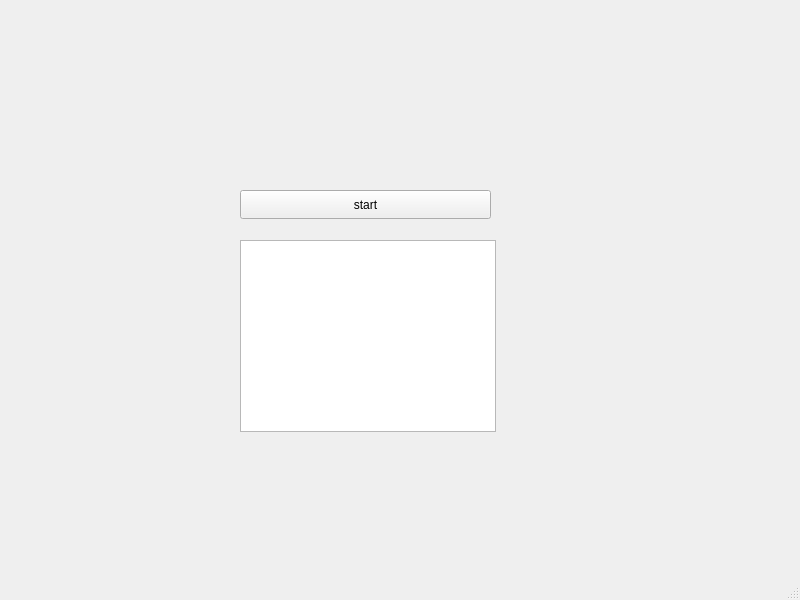
<?xml version="1.0" encoding="UTF-8"?>
<ui version="4.0">
 <class>MainWindow</class>
 <widget class="QMainWindow" name="MainWindow">
  <property name="geometry">
   <rect>
    <x>0</x>
    <y>0</y>
    <width>800</width>
    <height>600</height>
   </rect>
  </property>
  <property name="windowTitle">
   <string>MainWindow</string>
  </property>
  <widget class="QWidget" name="centralwidget">
   <widget class="QTableWidget" name="tableWidget">
    <property name="geometry">
     <rect>
      <x>240</x>
      <y>240</y>
      <width>256</width>
      <height>192</height>
     </rect>
    </property>
   </widget>
   <widget class="QPushButton" name="pushButton">
    <property name="geometry">
     <rect>
      <x>240</x>
      <y>190</y>
      <width>251</width>
      <height>29</height>
     </rect>
    </property>
    <property name="text">
     <string>start</string>
    </property>
   </widget>
  </widget>
  <widget class="QMenuBar" name="menubar">
   <property name="geometry">
    <rect>
     <x>0</x>
     <y>0</y>
     <width>800</width>
     <height>26</height>
    </rect>
   </property>
  </widget>
  <widget class="QStatusBar" name="statusbar"/>
 </widget>
 <resources/>
 <connections/>
</ui>
